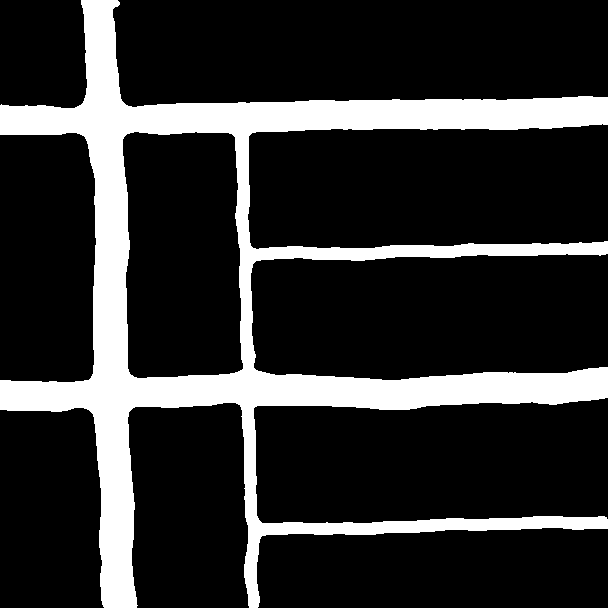
#> input picture experiments/R_K/results/satImage_016.png, 608 x 608 px, given in place of satImage_001.png, which was not available
$ jupyter execute --allow-errors PostProcessMO.ipynb   (shell and % lines are left out)   (text cells are left out)
#> lines starting #> are read from the running program, lines starting #| are printed output that depends on the picture; after the words box and inside, x2 and y2 are one past the last pixel; in counts of white or black regions, pixels touching at a corner belong together; pictures that were not available may be replaced by others from this repository, and a replacement may not be noted
#> `test_img = skimage.io.imread(name)`: test_img: shape (608, 608); 18.7% white; 1 white region, box (x1, y1, x2, y2) and area: (0, 0, 608, 608) 69029
### scripts/helpers.py
import math
import os
import re
import random
import numpy as np
import pandas as pd
import matplotlib.image as mpimg
import PIL.Image as Image
import torch
import torch.nn.functional as functional
import matplotlib.pyplot as plt
from sklearn.metrics import f1_score


# ------------------------- Tools for image modifications -------------------------


# [90 lines left out: functions random_erase, load_model, save_model, dice_loss, not called in this run]


# ------------------------- Tools for results saving -------------------------


def create_folder(path):
    """
    To create a new folder located at a specified path
    """
    if not os.path.exists(path):
        os.makedirs(path)
    print("Folder created: {}".format(str(path)))


# Train and validation csv headers
cols = {
    "train": {"loss": [], "f1-score": [], "f1_patch": []},
    "val": {"loss": [], "f1-score": [], "f1_patch": []},
}


# [32 lines left out: function save_track, not called in this run]


proba_threshold = 0.5  # Sigmoid probabilities range from 0 to 1, the threshold background vs foreground is set at 0.5


# [48 lines left out: functions save_image, save_image_overlap, get_score, not called in this run]


# Percentage of foreground pixels in a patch required to assign a foreground label to a patch
foreground_threshold = 0.25


# [143 lines left out: functions mask_to_patches, get_score_patches, performance_plot, patch_to_label, mask_to_submission_strings, masks_to_submission, not called in this run]

### scripts/PostProcessMO.ipynb
[cell 1]
import numpy as np
import os
import cv2 as cv
import skimage.io
import matplotlib.pyplot as plt
import pandas as pd
from PIL import Image
from helpers import create_folder, masks_to_submission

[cell 2]
images_path = '../experiments/R_K/results'

[cell 3]
# Connected-components approach
def remove_isolated_pixels(image):
    # Pixel connectivity (4 for borders connections only, 8 for borders and edges connections)
    connectivity = 8

    output = cv.connectedComponentsWithStats(image, connectivity, cv.CV_32S)

    num_stats = output[0]
    labels = output[1]
    stats = output[2]

    new_image = image.copy()

    for label in range(num_stats):
        # The total area (in pixels) of the connected component is the last column of stats
        if stats[label,cv.CC_STAT_AREA] <= 200:
            # Areas of less than 200 "road" pixels are set to "foreground"
            new_image[labels == label] = 0

    return new_image

[cell 4]
# Patches
def patc(image, pat):
    for a, j in enumerate(range(0, image.shape[1], 16)):
            for b, i in enumerate(range(0, image.shape[0], 16)):
                # Cut image in patches
                patch = image[i:i + 16, j:j + 16]
                m = np.mean(patch)
                if m > 0.25*255:
                    pat[i:i+16, j:j+16]=1
                else:
                    pat[i:i+16, j:j+16]=0
    return pat

[cell 5]
# Visualization on images patch-wise to see impact on patches
fig, ax = plt.subplots(50, 3, figsize = (15, 200), constrained_layout = True)
#> (the rest of this cell did not finish here and is left out)

#> after the loop in patc, `for a, j in enumerate(range(0, image.shape[1], 16)):`:
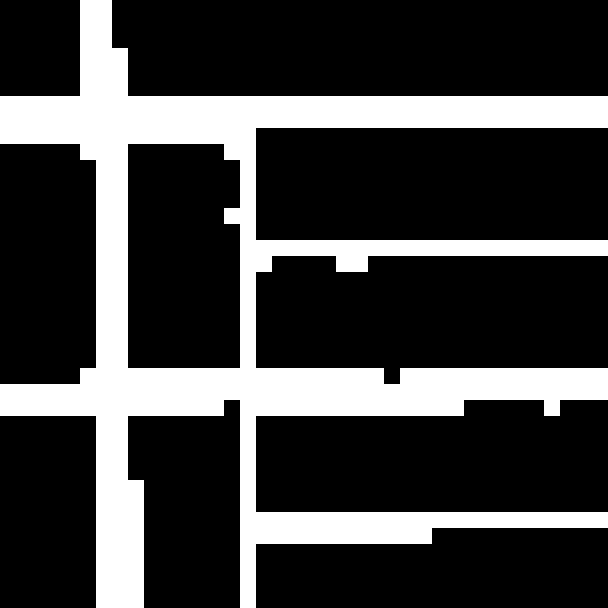
#> pat: shape (608, 608) float64; values 0 (black) and 1 (white), 24.4% white; 1 white region, box (x1, y1, x2, y2) and area: (0, 0, 608, 608) 90368
    ax[i,1].imshow(pat, cmap='gray')
    ax[i, 1].set_title('Patches prediction')
    ax[i, 1].axis('off')

    # POSTPROCESS
    # Connected components
    connected=remove_isolated_pixels(image=test_img)
#> in remove_isolated_pixels, `num_stats = output[0]`: num_stats = 2
#> in remove_isolated_pixels, `stats = output[2]`: stats = [[0, 0, 608, 608, 300635], [0, 0, 608, 608, 69029]]
#> `closed = cv.morphologyEx(connected, cv.MORPH_CLOSE, cv.getStructuringE..`:
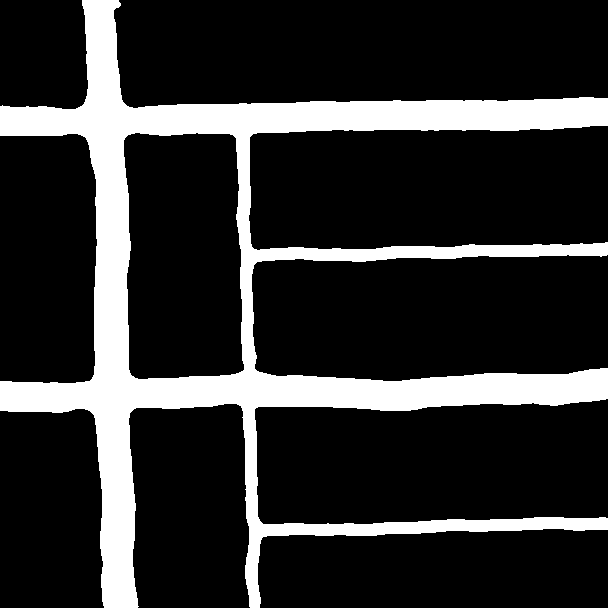
#> closed: shape (608, 608); 18.7% white; 1 white region, box (x1, y1, x2, y2) and area: (0, 0, 608, 608) 69005
    # Morphological closing operation : dilation followed by erosion
    closed = cv.morphologyEx(connected, cv.MORPH_CLOSE, cv.getStructuringElement(cv.MORPH_RECT, (2,2)))
    pat=np.zeros((608,608))
    pat=patc(closed, pat)
#> after the loop in patc (call 2), `for a, j in enumerate(range(0, image.shape[1], 16)):`:
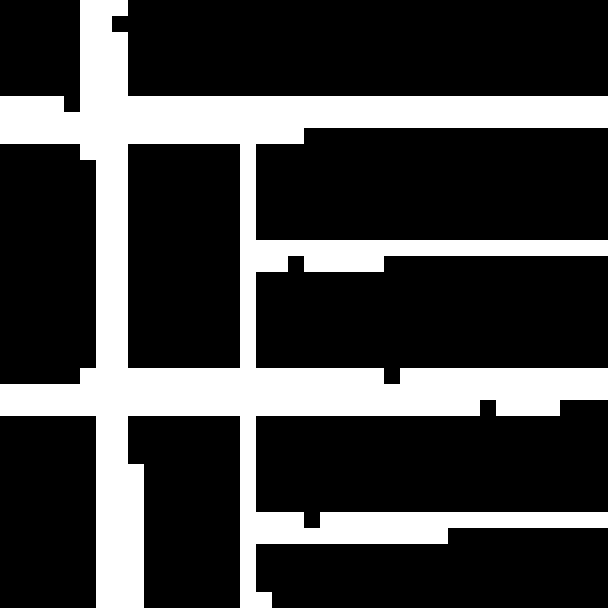
#> pat: shape (608, 608) float64; values 0 (black) and 1 (white), 25.3% white; 1 white region, box (x1, y1, x2, y2) and area: (0, 0, 608, 608) 93696
#> pass 2 of the loop `for i in range(0, 50):`:
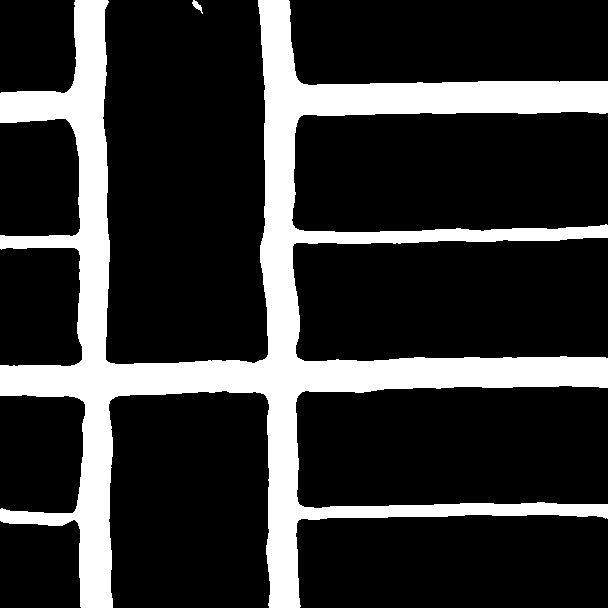
#> input picture experiments/R_K/results/satImage_017.png, 608 x 608 px, given in place of satImage_002.png, which was not available
#> test_img: shape (608, 608); 20.5% white; 2 white regions, box (x1, y1, x2, y2) and area: (0, 0, 608, 608) 75597, (192, 0, 203, 14) 62
#> num_stats = 3
#> in remove_isolated_pixels (call 2), `labels = output[1]`:
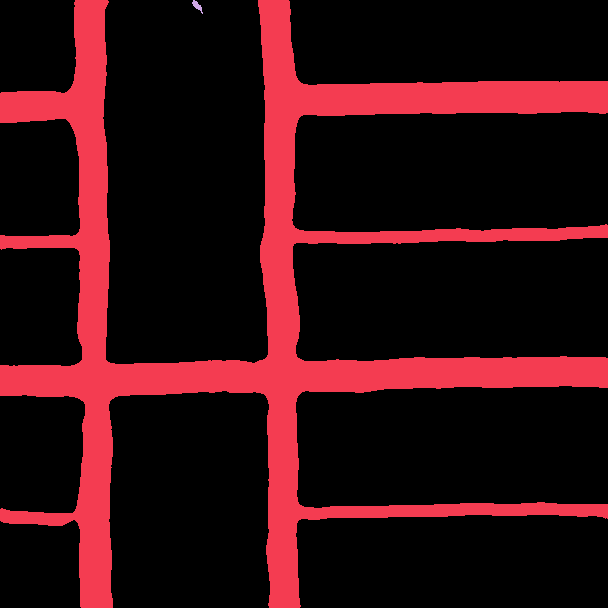
#> labels: shape (608, 608) int32; 3 distinct labels, from 0 to 2; one colour per label, 0 black
#> stats = [[0, 0, 608, 608, 294005], [0, 0, 608, 608, 75597], [192, 0, 11, 14, 62]]
#> closed: shape (608, 608); 20.5% white; 1 white region, box (x1, y1, x2, y2) and area: (0, 0, 608, 608) 75599
#> after the loop in patc (call 4), `for a, j in enumerate(range(0, image.shape[1], 16)):`:
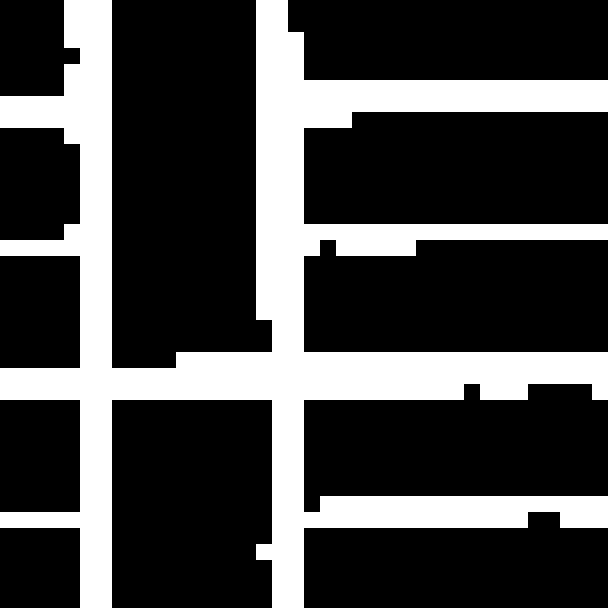
#> pat: shape (608, 608) float64; values 0 (black) and 1 (white), 26.8% white; 1 white region, box (x1, y1, x2, y2) and area: (0, 0, 608, 608) 99072
    ax[i,2].imshow(pat, cmap='gray')
    ax[i,2].set_title('PostProcessed patches')
    ax[i,2].axis('off')

plt.show()

[cell 6]
# Submission

images = [os.path.join(images_path, 'satImage_{:03d}.png'.format(idx)) for idx in range(1,51)]
path_results = os.path.join(images_path, 'PostProcess')
create_folder(path_results)

# Postprocess and saves images
#> (the rest of this cell did not finish here and is left out)

#> pass 2 of the loop `for index in range(len(images)):`:
